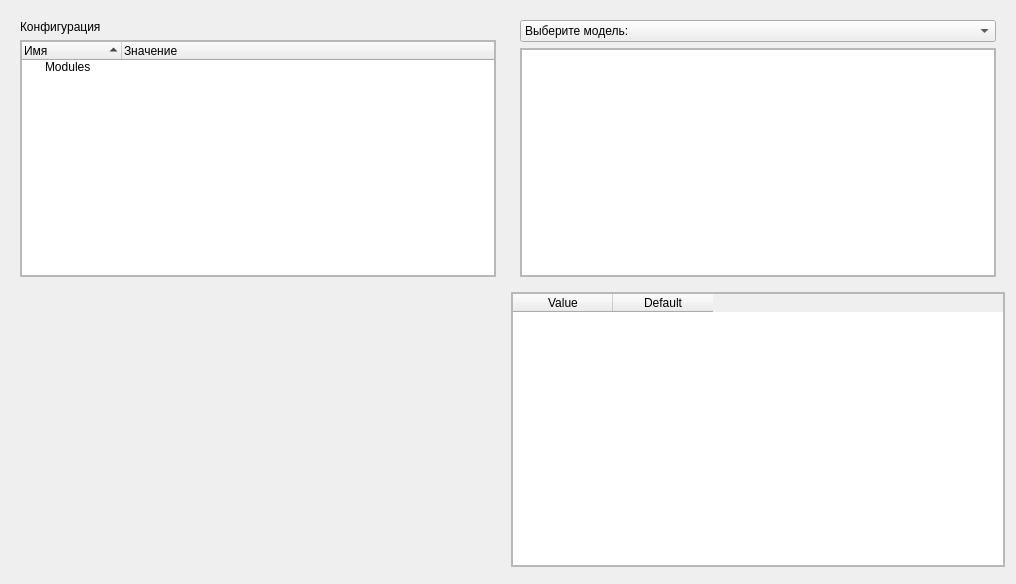
<?xml version="1.0" encoding="UTF-8"?>
<ui version="4.0">
 <class>Form</class>
 <widget class="QWidget" name="Form">
  <property name="geometry">
   <rect>
    <x>0</x>
    <y>0</y>
    <width>1016</width>
    <height>584</height>
   </rect>
  </property>
  <property name="windowTitle">
   <string>Form</string>
  </property>
  <layout class="QGridLayout" name="gridLayout">
   <item row="0" column="2">
    <widget class="QWidget" name="widget_2" native="true">
     <layout class="QVBoxLayout" name="verticalLayout_2">
      <item>
       <widget class="QComboBox" name="tableChooser">
        <property name="placeholderText">
         <string/>
        </property>
        <item>
         <property name="text">
          <string>Выберите модель:</string>
         </property>
        </item>
        <item>
         <property name="text">
          <string>Accounts</string>
         </property>
        </item>
       </widget>
      </item>
      <item>
       <widget class="QScrollArea" name="scrollArea_2">
        <property name="widgetResizable">
         <bool>true</bool>
        </property>
        <widget class="QWidget" name="scrollAreaWidgetContents_3">
         <property name="geometry">
          <rect>
           <x>0</x>
           <y>0</y>
           <width>476</width>
           <height>220</height>
          </rect>
         </property>
         <layout class="QHBoxLayout" name="horizontalLayout_2">
          <property name="spacing">
           <number>0</number>
          </property>
          <property name="leftMargin">
           <number>0</number>
          </property>
          <property name="topMargin">
           <number>0</number>
          </property>
          <property name="rightMargin">
           <number>0</number>
          </property>
          <property name="bottomMargin">
           <number>0</number>
          </property>
          <item>
           <widget class="QTableWidget" name="tableWidget">
            <property name="rowCount">
             <number>0</number>
            </property>
           </widget>
          </item>
         </layout>
        </widget>
       </widget>
      </item>
     </layout>
    </widget>
   </item>
   <item row="0" column="1">
    <widget class="QWidget" name="widget" native="true">
     <layout class="QVBoxLayout" name="verticalLayout">
      <item>
       <widget class="QLabel" name="label">
        <property name="text">
         <string>Конфигурация</string>
        </property>
       </widget>
      </item>
      <item>
       <widget class="QScrollArea" name="scrollArea">
        <property name="widgetResizable">
         <bool>true</bool>
        </property>
        <widget class="QWidget" name="scrollAreaWidgetContents_2">
         <property name="geometry">
          <rect>
           <x>0</x>
           <y>0</y>
           <width>476</width>
           <height>228</height>
          </rect>
         </property>
         <layout class="QHBoxLayout" name="horizontalLayout">
          <property name="spacing">
           <number>0</number>
          </property>
          <property name="leftMargin">
           <number>0</number>
          </property>
          <property name="topMargin">
           <number>0</number>
          </property>
          <property name="rightMargin">
           <number>0</number>
          </property>
          <property name="bottomMargin">
           <number>0</number>
          </property>
          <item>
           <widget class="QTreeWidget" name="treeWidget">
            <property name="sortingEnabled">
             <bool>true</bool>
            </property>
            <property name="allColumnsShowFocus">
             <bool>false</bool>
            </property>
            <property name="wordWrap">
             <bool>false</bool>
            </property>
            <column>
             <property name="text">
              <string>Имя</string>
             </property>
            </column>
            <column>
             <property name="text">
              <string>Значение</string>
             </property>
            </column>
            <item>
             <property name="text">
              <string>Modules</string>
             </property>
            </item>
           </widget>
          </item>
         </layout>
        </widget>
       </widget>
      </item>
     </layout>
    </widget>
   </item>
   <item row="2" column="1">
    <widget class="QWidget" name="widget_3" native="true"/>
   </item>
   <item row="1" column="2">
    <widget class="QScrollArea" name="scrollArea_3">
     <property name="widgetResizable">
      <bool>true</bool>
     </property>
     <widget class="QWidget" name="scrollAreaWidgetContents">
      <property name="geometry">
       <rect>
        <x>0</x>
        <y>0</y>
        <width>494</width>
        <height>270</height>
       </rect>
      </property>
      <layout class="QHBoxLayout" name="horizontalLayout_3">
       <property name="spacing">
        <number>0</number>
       </property>
       <property name="leftMargin">
        <number>0</number>
       </property>
       <property name="topMargin">
        <number>0</number>
       </property>
       <property name="rightMargin">
        <number>0</number>
       </property>
       <property name="bottomMargin">
        <number>0</number>
       </property>
       <item>
        <widget class="QTableWidget" name="envTable">
         <column>
          <property name="text">
           <string>Value</string>
          </property>
         </column>
         <column>
          <property name="text">
           <string>Default</string>
          </property>
         </column>
        </widget>
       </item>
      </layout>
     </widget>
    </widget>
   </item>
  </layout>
 </widget>
 <resources/>
 <connections/>
</ui>
